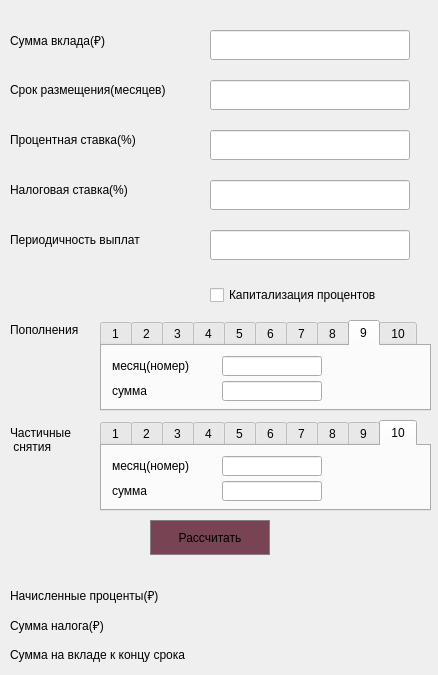
<?xml version="1.0" encoding="UTF-8"?>
<ui version="4.0">
 <class>Form_2</class>
 <widget class="QWidget" name="Form_2">
  <property name="geometry">
   <rect>
    <x>0</x>
    <y>0</y>
    <width>438</width>
    <height>675</height>
   </rect>
  </property>
  <property name="windowTitle">
   <string>Form</string>
  </property>
  <widget class="QLabel" name="label">
   <property name="geometry">
    <rect>
     <x>10</x>
     <y>20</y>
     <width>200</width>
     <height>40</height>
    </rect>
   </property>
   <property name="text">
    <string>Сумма вклада(₽)</string>
   </property>
  </widget>
  <widget class="QLabel" name="label_2">
   <property name="geometry">
    <rect>
     <x>10</x>
     <y>70</y>
     <width>200</width>
     <height>40</height>
    </rect>
   </property>
   <property name="text">
    <string>Срок размещения(месяцев)</string>
   </property>
  </widget>
  <widget class="QLabel" name="label_4">
   <property name="geometry">
    <rect>
     <x>10</x>
     <y>120</y>
     <width>200</width>
     <height>40</height>
    </rect>
   </property>
   <property name="text">
    <string>Процентная ставка(%)</string>
   </property>
  </widget>
  <widget class="QLabel" name="label_5">
   <property name="geometry">
    <rect>
     <x>10</x>
     <y>220</y>
     <width>200</width>
     <height>40</height>
    </rect>
   </property>
   <property name="text">
    <string>Периодичность выплат</string>
   </property>
  </widget>
  <widget class="QLabel" name="label_6">
   <property name="geometry">
    <rect>
     <x>10</x>
     <y>309</y>
     <width>81</width>
     <height>41</height>
    </rect>
   </property>
   <property name="text">
    <string>Пополнения</string>
   </property>
  </widget>
  <widget class="QLabel" name="label_7">
   <property name="geometry">
    <rect>
     <x>10</x>
     <y>420</y>
     <width>71</width>
     <height>40</height>
    </rect>
   </property>
   <property name="text">
    <string>Частичные
 снятия</string>
   </property>
  </widget>
  <widget class="QLabel" name="label_8">
   <property name="geometry">
    <rect>
     <x>10</x>
     <y>170</y>
     <width>200</width>
     <height>40</height>
    </rect>
   </property>
   <property name="text">
    <string>Налоговая ставка(%)</string>
   </property>
  </widget>
  <widget class="QLabel" name="label_3">
   <property name="geometry">
    <rect>
     <x>10</x>
     <y>580</y>
     <width>200</width>
     <height>30</height>
    </rect>
   </property>
   <property name="text">
    <string>Начисленные проценты(₽)</string>
   </property>
  </widget>
  <widget class="QLabel" name="label_10">
   <property name="geometry">
    <rect>
     <x>10</x>
     <y>610</y>
     <width>200</width>
     <height>30</height>
    </rect>
   </property>
   <property name="text">
    <string>Сумма налога(₽)</string>
   </property>
  </widget>
  <widget class="QLabel" name="label_11">
   <property name="geometry">
    <rect>
     <x>10</x>
     <y>640</y>
     <width>200</width>
     <height>30</height>
    </rect>
   </property>
   <property name="text">
    <string>Сумма на вкладе к концу срока</string>
   </property>
  </widget>
  <widget class="QLineEdit" name="lineEdit">
   <property name="geometry">
    <rect>
     <x>210</x>
     <y>30</y>
     <width>200</width>
     <height>30</height>
    </rect>
   </property>
  </widget>
  <widget class="QLineEdit" name="lineEdit_2">
   <property name="geometry">
    <rect>
     <x>210</x>
     <y>80</y>
     <width>200</width>
     <height>30</height>
    </rect>
   </property>
  </widget>
  <widget class="QLineEdit" name="lineEdit_3">
   <property name="geometry">
    <rect>
     <x>210</x>
     <y>130</y>
     <width>200</width>
     <height>30</height>
    </rect>
   </property>
  </widget>
  <widget class="QLineEdit" name="lineEdit_4">
   <property name="geometry">
    <rect>
     <x>210</x>
     <y>180</y>
     <width>200</width>
     <height>30</height>
    </rect>
   </property>
  </widget>
  <widget class="QLineEdit" name="lineEdit_5">
   <property name="geometry">
    <rect>
     <x>210</x>
     <y>230</y>
     <width>200</width>
     <height>30</height>
    </rect>
   </property>
  </widget>
  <widget class="QLabel" name="label_12">
   <property name="geometry">
    <rect>
     <x>220</x>
     <y>580</y>
     <width>200</width>
     <height>30</height>
    </rect>
   </property>
   <property name="text">
    <string/>
   </property>
  </widget>
  <widget class="QLabel" name="label_13">
   <property name="geometry">
    <rect>
     <x>220</x>
     <y>610</y>
     <width>200</width>
     <height>30</height>
    </rect>
   </property>
   <property name="text">
    <string/>
   </property>
  </widget>
  <widget class="QLabel" name="label_14">
   <property name="geometry">
    <rect>
     <x>220</x>
     <y>640</y>
     <width>200</width>
     <height>30</height>
    </rect>
   </property>
   <property name="text">
    <string/>
   </property>
  </widget>
  <widget class="QCheckBox" name="checkBox">
   <property name="geometry">
    <rect>
     <x>210</x>
     <y>280</y>
     <width>200</width>
     <height>30</height>
    </rect>
   </property>
   <property name="text">
    <string>Капитализация процентов</string>
   </property>
  </widget>
  <widget class="QPushButton" name="pushButton">
   <property name="geometry">
    <rect>
     <x>150</x>
     <y>520</y>
     <width>120</width>
     <height>35</height>
    </rect>
   </property>
   <property name="styleSheet">
    <string notr="true">QPushButton {
  background-color: rgb(120, 67, 83);
color: black;
  border: 1px solid gray;
}
QPushButton:pressed {
    background-color: qlineargradient(x1: 0, y1: 0, x2: 0, y2: 1,
                                      stop: 0 #BEBEBE, stop: 1 #D7D7D7);
}</string>
   </property>
   <property name="text">
    <string>Рассчитать</string>
   </property>
  </widget>
  <widget class="QTabWidget" name="tabWidget">
   <property name="geometry">
    <rect>
     <x>100</x>
     <y>320</y>
     <width>331</width>
     <height>91</height>
    </rect>
   </property>
   <property name="currentIndex">
    <number>8</number>
   </property>
   <widget class="QWidget" name="tab1">
    <property name="maximumSize">
     <size>
      <width>16777215</width>
      <height>16777215</height>
     </size>
    </property>
    <attribute name="title">
     <string>1</string>
    </attribute>
    <widget class="QLabel" name="label_r1_1">
     <property name="geometry">
      <rect>
       <x>10</x>
       <y>10</y>
       <width>100</width>
       <height>20</height>
      </rect>
     </property>
     <property name="text">
      <string>месяц(номер)</string>
     </property>
    </widget>
    <widget class="QLabel" name="label_r2_1">
     <property name="geometry">
      <rect>
       <x>10</x>
       <y>35</y>
       <width>100</width>
       <height>20</height>
      </rect>
     </property>
     <property name="text">
      <string>сумма</string>
     </property>
    </widget>
    <widget class="QLineEdit" name="lineEdit_r1_1">
     <property name="geometry">
      <rect>
       <x>120</x>
       <y>10</y>
       <width>100</width>
       <height>20</height>
      </rect>
     </property>
    </widget>
    <widget class="QLineEdit" name="lineEdit_r2_1">
     <property name="geometry">
      <rect>
       <x>120</x>
       <y>35</y>
       <width>100</width>
       <height>20</height>
      </rect>
     </property>
    </widget>
   </widget>
   <widget class="QWidget" name="tab2">
    <attribute name="title">
     <string>2</string>
    </attribute>
    <widget class="QLabel" name="label_r1_2">
     <property name="geometry">
      <rect>
       <x>10</x>
       <y>10</y>
       <width>100</width>
       <height>20</height>
      </rect>
     </property>
     <property name="text">
      <string>месяц(номер)</string>
     </property>
    </widget>
    <widget class="QLabel" name="label_r2_2">
     <property name="geometry">
      <rect>
       <x>10</x>
       <y>35</y>
       <width>100</width>
       <height>20</height>
      </rect>
     </property>
     <property name="text">
      <string>сумма</string>
     </property>
    </widget>
    <widget class="QLineEdit" name="lineEdit_r1_2">
     <property name="geometry">
      <rect>
       <x>120</x>
       <y>10</y>
       <width>100</width>
       <height>20</height>
      </rect>
     </property>
    </widget>
    <widget class="QLineEdit" name="lineEdit_r2_2">
     <property name="geometry">
      <rect>
       <x>120</x>
       <y>35</y>
       <width>100</width>
       <height>20</height>
      </rect>
     </property>
    </widget>
   </widget>
   <widget class="QWidget" name="tab3">
    <attribute name="title">
     <string>3</string>
    </attribute>
    <widget class="QLineEdit" name="lineEdit_r1_3">
     <property name="geometry">
      <rect>
       <x>120</x>
       <y>10</y>
       <width>100</width>
       <height>20</height>
      </rect>
     </property>
    </widget>
    <widget class="QLineEdit" name="lineEdit_r2_3">
     <property name="geometry">
      <rect>
       <x>120</x>
       <y>35</y>
       <width>100</width>
       <height>20</height>
      </rect>
     </property>
    </widget>
    <widget class="QLabel" name="label_r1_3">
     <property name="geometry">
      <rect>
       <x>10</x>
       <y>10</y>
       <width>100</width>
       <height>20</height>
      </rect>
     </property>
     <property name="text">
      <string>месяц(номер)</string>
     </property>
    </widget>
    <widget class="QLabel" name="label_r2_3">
     <property name="geometry">
      <rect>
       <x>10</x>
       <y>35</y>
       <width>100</width>
       <height>20</height>
      </rect>
     </property>
     <property name="text">
      <string>сумма</string>
     </property>
    </widget>
   </widget>
   <widget class="QWidget" name="tab4">
    <attribute name="title">
     <string>4</string>
    </attribute>
    <widget class="QLabel" name="label_r1_4">
     <property name="geometry">
      <rect>
       <x>10</x>
       <y>10</y>
       <width>100</width>
       <height>20</height>
      </rect>
     </property>
     <property name="text">
      <string>месяц(номер)</string>
     </property>
    </widget>
    <widget class="QLabel" name="label_r2_4">
     <property name="geometry">
      <rect>
       <x>10</x>
       <y>35</y>
       <width>100</width>
       <height>20</height>
      </rect>
     </property>
     <property name="text">
      <string>сумма</string>
     </property>
    </widget>
    <widget class="QLineEdit" name="lineEdit_r1_4">
     <property name="geometry">
      <rect>
       <x>120</x>
       <y>10</y>
       <width>100</width>
       <height>20</height>
      </rect>
     </property>
    </widget>
    <widget class="QLineEdit" name="lineEdit_r2_4">
     <property name="geometry">
      <rect>
       <x>120</x>
       <y>35</y>
       <width>100</width>
       <height>20</height>
      </rect>
     </property>
    </widget>
   </widget>
   <widget class="QWidget" name="tab5">
    <attribute name="title">
     <string>5</string>
    </attribute>
    <widget class="QLabel" name="label_r1_5">
     <property name="geometry">
      <rect>
       <x>10</x>
       <y>10</y>
       <width>100</width>
       <height>20</height>
      </rect>
     </property>
     <property name="text">
      <string>месяц(номер)</string>
     </property>
    </widget>
    <widget class="QLabel" name="label_r2_5">
     <property name="geometry">
      <rect>
       <x>10</x>
       <y>35</y>
       <width>100</width>
       <height>20</height>
      </rect>
     </property>
     <property name="text">
      <string>сумма</string>
     </property>
    </widget>
    <widget class="QLineEdit" name="lineEdit_r1_5">
     <property name="geometry">
      <rect>
       <x>120</x>
       <y>10</y>
       <width>100</width>
       <height>20</height>
      </rect>
     </property>
    </widget>
    <widget class="QLineEdit" name="lineEdit_r2_5">
     <property name="geometry">
      <rect>
       <x>120</x>
       <y>35</y>
       <width>100</width>
       <height>20</height>
      </rect>
     </property>
    </widget>
   </widget>
   <widget class="QWidget" name="tab6">
    <attribute name="title">
     <string>6</string>
    </attribute>
    <widget class="QLabel" name="label_r1_6">
     <property name="geometry">
      <rect>
       <x>10</x>
       <y>10</y>
       <width>100</width>
       <height>20</height>
      </rect>
     </property>
     <property name="text">
      <string>месяц(номер)</string>
     </property>
    </widget>
    <widget class="QLabel" name="label_r2_6">
     <property name="geometry">
      <rect>
       <x>10</x>
       <y>35</y>
       <width>100</width>
       <height>20</height>
      </rect>
     </property>
     <property name="text">
      <string>сумма</string>
     </property>
    </widget>
    <widget class="QLineEdit" name="lineEdit_r1_6">
     <property name="geometry">
      <rect>
       <x>120</x>
       <y>10</y>
       <width>100</width>
       <height>20</height>
      </rect>
     </property>
    </widget>
    <widget class="QLineEdit" name="lineEdit_r2_6">
     <property name="geometry">
      <rect>
       <x>120</x>
       <y>35</y>
       <width>100</width>
       <height>20</height>
      </rect>
     </property>
    </widget>
   </widget>
   <widget class="QWidget" name="tab7">
    <attribute name="title">
     <string>7</string>
    </attribute>
    <widget class="QLabel" name="label_r1_7">
     <property name="geometry">
      <rect>
       <x>10</x>
       <y>10</y>
       <width>100</width>
       <height>20</height>
      </rect>
     </property>
     <property name="text">
      <string>месяц(номер)</string>
     </property>
    </widget>
    <widget class="QLabel" name="label_r2_7">
     <property name="geometry">
      <rect>
       <x>10</x>
       <y>35</y>
       <width>100</width>
       <height>20</height>
      </rect>
     </property>
     <property name="text">
      <string>сумма</string>
     </property>
    </widget>
    <widget class="QLineEdit" name="lineEdit_r1_7">
     <property name="geometry">
      <rect>
       <x>120</x>
       <y>10</y>
       <width>100</width>
       <height>20</height>
      </rect>
     </property>
    </widget>
    <widget class="QLineEdit" name="lineEdit_r2_7">
     <property name="geometry">
      <rect>
       <x>120</x>
       <y>35</y>
       <width>100</width>
       <height>20</height>
      </rect>
     </property>
    </widget>
   </widget>
   <widget class="QWidget" name="tab8">
    <attribute name="title">
     <string>8</string>
    </attribute>
    <widget class="QLineEdit" name="lineEdit_r1_8">
     <property name="geometry">
      <rect>
       <x>120</x>
       <y>10</y>
       <width>100</width>
       <height>20</height>
      </rect>
     </property>
    </widget>
    <widget class="QLineEdit" name="lineEdit_r2_8">
     <property name="geometry">
      <rect>
       <x>120</x>
       <y>35</y>
       <width>100</width>
       <height>20</height>
      </rect>
     </property>
    </widget>
    <widget class="QLabel" name="label_r1_8">
     <property name="geometry">
      <rect>
       <x>10</x>
       <y>10</y>
       <width>100</width>
       <height>20</height>
      </rect>
     </property>
     <property name="text">
      <string>месяц(номер)</string>
     </property>
    </widget>
    <widget class="QLabel" name="label_r2_8">
     <property name="geometry">
      <rect>
       <x>10</x>
       <y>35</y>
       <width>100</width>
       <height>20</height>
      </rect>
     </property>
     <property name="text">
      <string>сумма</string>
     </property>
    </widget>
   </widget>
   <widget class="QWidget" name="tab9">
    <attribute name="title">
     <string>9</string>
    </attribute>
    <widget class="QLabel" name="label_r1_9">
     <property name="geometry">
      <rect>
       <x>10</x>
       <y>10</y>
       <width>100</width>
       <height>20</height>
      </rect>
     </property>
     <property name="text">
      <string>месяц(номер)</string>
     </property>
    </widget>
    <widget class="QLabel" name="label_r2_9">
     <property name="geometry">
      <rect>
       <x>10</x>
       <y>35</y>
       <width>100</width>
       <height>20</height>
      </rect>
     </property>
     <property name="text">
      <string>сумма</string>
     </property>
    </widget>
    <widget class="QLineEdit" name="lineEdit_r1_9">
     <property name="geometry">
      <rect>
       <x>120</x>
       <y>10</y>
       <width>100</width>
       <height>20</height>
      </rect>
     </property>
    </widget>
    <widget class="QLineEdit" name="lineEdit_r2_9">
     <property name="geometry">
      <rect>
       <x>120</x>
       <y>35</y>
       <width>100</width>
       <height>20</height>
      </rect>
     </property>
    </widget>
   </widget>
   <widget class="QWidget" name="tab10">
    <attribute name="title">
     <string>10</string>
    </attribute>
    <widget class="QLabel" name="label_r1_10">
     <property name="geometry">
      <rect>
       <x>10</x>
       <y>10</y>
       <width>100</width>
       <height>20</height>
      </rect>
     </property>
     <property name="text">
      <string>месяц(номер)</string>
     </property>
    </widget>
    <widget class="QLabel" name="label_r2_10">
     <property name="geometry">
      <rect>
       <x>10</x>
       <y>35</y>
       <width>100</width>
       <height>20</height>
      </rect>
     </property>
     <property name="text">
      <string>сумма</string>
     </property>
    </widget>
    <widget class="QLineEdit" name="lineEdit_r1_10">
     <property name="geometry">
      <rect>
       <x>120</x>
       <y>10</y>
       <width>100</width>
       <height>20</height>
      </rect>
     </property>
    </widget>
    <widget class="QLineEdit" name="lineEdit_r2_10">
     <property name="geometry">
      <rect>
       <x>120</x>
       <y>35</y>
       <width>100</width>
       <height>20</height>
      </rect>
     </property>
    </widget>
   </widget>
  </widget>
  <widget class="QTabWidget" name="tabWidget_2">
   <property name="geometry">
    <rect>
     <x>100</x>
     <y>420</y>
     <width>331</width>
     <height>91</height>
    </rect>
   </property>
   <property name="currentIndex">
    <number>9</number>
   </property>
   <widget class="QWidget" name="tab1_2">
    <property name="maximumSize">
     <size>
      <width>16777215</width>
      <height>16777215</height>
     </size>
    </property>
    <attribute name="title">
     <string>1</string>
    </attribute>
    <widget class="QLineEdit" name="lineEdit_w1_1">
     <property name="geometry">
      <rect>
       <x>120</x>
       <y>10</y>
       <width>100</width>
       <height>20</height>
      </rect>
     </property>
    </widget>
    <widget class="QLineEdit" name="lineEdit_w2_1">
     <property name="geometry">
      <rect>
       <x>120</x>
       <y>35</y>
       <width>100</width>
       <height>20</height>
      </rect>
     </property>
    </widget>
    <widget class="QLabel" name="label_w1_1">
     <property name="geometry">
      <rect>
       <x>10</x>
       <y>10</y>
       <width>100</width>
       <height>20</height>
      </rect>
     </property>
     <property name="text">
      <string>месяц(номер)</string>
     </property>
    </widget>
    <widget class="QLabel" name="label_w2_1">
     <property name="geometry">
      <rect>
       <x>10</x>
       <y>35</y>
       <width>100</width>
       <height>20</height>
      </rect>
     </property>
     <property name="text">
      <string>сумма</string>
     </property>
    </widget>
   </widget>
   <widget class="QWidget" name="tab2_2">
    <attribute name="title">
     <string>2</string>
    </attribute>
    <widget class="QLabel" name="label_w1_2">
     <property name="geometry">
      <rect>
       <x>10</x>
       <y>10</y>
       <width>100</width>
       <height>20</height>
      </rect>
     </property>
     <property name="text">
      <string>месяц(номер)</string>
     </property>
    </widget>
    <widget class="QLabel" name="label_w2_2">
     <property name="geometry">
      <rect>
       <x>10</x>
       <y>35</y>
       <width>100</width>
       <height>20</height>
      </rect>
     </property>
     <property name="text">
      <string>сумма</string>
     </property>
    </widget>
    <widget class="QLineEdit" name="lineEdit_w1_2">
     <property name="geometry">
      <rect>
       <x>120</x>
       <y>10</y>
       <width>100</width>
       <height>20</height>
      </rect>
     </property>
    </widget>
    <widget class="QLineEdit" name="lineEdit_w2_2">
     <property name="geometry">
      <rect>
       <x>120</x>
       <y>35</y>
       <width>100</width>
       <height>20</height>
      </rect>
     </property>
    </widget>
   </widget>
   <widget class="QWidget" name="tab3_2">
    <attribute name="title">
     <string>3</string>
    </attribute>
    <widget class="QLineEdit" name="lineEdit_w1_3">
     <property name="geometry">
      <rect>
       <x>120</x>
       <y>10</y>
       <width>100</width>
       <height>20</height>
      </rect>
     </property>
    </widget>
    <widget class="QLineEdit" name="lineEdit_w2_3">
     <property name="geometry">
      <rect>
       <x>120</x>
       <y>35</y>
       <width>100</width>
       <height>20</height>
      </rect>
     </property>
    </widget>
    <widget class="QLabel" name="label_w1_3">
     <property name="geometry">
      <rect>
       <x>10</x>
       <y>10</y>
       <width>100</width>
       <height>20</height>
      </rect>
     </property>
     <property name="text">
      <string>месяц(номер)</string>
     </property>
    </widget>
    <widget class="QLabel" name="label_w2_3">
     <property name="geometry">
      <rect>
       <x>10</x>
       <y>35</y>
       <width>100</width>
       <height>20</height>
      </rect>
     </property>
     <property name="text">
      <string>сумма</string>
     </property>
    </widget>
   </widget>
   <widget class="QWidget" name="tab4_2">
    <attribute name="title">
     <string>4</string>
    </attribute>
    <widget class="QLabel" name="label_w1_4">
     <property name="geometry">
      <rect>
       <x>10</x>
       <y>10</y>
       <width>100</width>
       <height>20</height>
      </rect>
     </property>
     <property name="text">
      <string>месяц(номер)</string>
     </property>
    </widget>
    <widget class="QLabel" name="label_w2_4">
     <property name="geometry">
      <rect>
       <x>10</x>
       <y>35</y>
       <width>100</width>
       <height>20</height>
      </rect>
     </property>
     <property name="text">
      <string>сумма</string>
     </property>
    </widget>
    <widget class="QLineEdit" name="lineEdit_w1_4">
     <property name="geometry">
      <rect>
       <x>120</x>
       <y>10</y>
       <width>100</width>
       <height>20</height>
      </rect>
     </property>
    </widget>
    <widget class="QLineEdit" name="lineEdit_w2_4">
     <property name="geometry">
      <rect>
       <x>120</x>
       <y>35</y>
       <width>100</width>
       <height>20</height>
      </rect>
     </property>
    </widget>
   </widget>
   <widget class="QWidget" name="tab5_2">
    <attribute name="title">
     <string>5</string>
    </attribute>
    <widget class="QLabel" name="label_w1_5">
     <property name="geometry">
      <rect>
       <x>10</x>
       <y>10</y>
       <width>100</width>
       <height>20</height>
      </rect>
     </property>
     <property name="text">
      <string>месяц(номер)</string>
     </property>
    </widget>
    <widget class="QLabel" name="label_w2_5">
     <property name="geometry">
      <rect>
       <x>10</x>
       <y>35</y>
       <width>100</width>
       <height>20</height>
      </rect>
     </property>
     <property name="text">
      <string>сумма</string>
     </property>
    </widget>
    <widget class="QLineEdit" name="lineEdit_w1_5">
     <property name="geometry">
      <rect>
       <x>120</x>
       <y>10</y>
       <width>100</width>
       <height>20</height>
      </rect>
     </property>
    </widget>
    <widget class="QLineEdit" name="lineEdit_w2_5">
     <property name="geometry">
      <rect>
       <x>120</x>
       <y>35</y>
       <width>100</width>
       <height>20</height>
      </rect>
     </property>
    </widget>
   </widget>
   <widget class="QWidget" name="tab6_2">
    <attribute name="title">
     <string>6</string>
    </attribute>
    <widget class="QLineEdit" name="lineEdit_w1_6">
     <property name="geometry">
      <rect>
       <x>120</x>
       <y>10</y>
       <width>100</width>
       <height>20</height>
      </rect>
     </property>
    </widget>
    <widget class="QLineEdit" name="lineEdit_w2_6">
     <property name="geometry">
      <rect>
       <x>120</x>
       <y>35</y>
       <width>100</width>
       <height>20</height>
      </rect>
     </property>
    </widget>
    <widget class="QLabel" name="label_w1_6">
     <property name="geometry">
      <rect>
       <x>10</x>
       <y>10</y>
       <width>100</width>
       <height>20</height>
      </rect>
     </property>
     <property name="text">
      <string>месяц(номер)</string>
     </property>
    </widget>
    <widget class="QLabel" name="label_w2_6">
     <property name="geometry">
      <rect>
       <x>10</x>
       <y>35</y>
       <width>100</width>
       <height>20</height>
      </rect>
     </property>
     <property name="text">
      <string>сумма</string>
     </property>
    </widget>
   </widget>
   <widget class="QWidget" name="tab7_2">
    <attribute name="title">
     <string>7</string>
    </attribute>
    <widget class="QLabel" name="label_w1_7">
     <property name="geometry">
      <rect>
       <x>10</x>
       <y>10</y>
       <width>100</width>
       <height>20</height>
      </rect>
     </property>
     <property name="text">
      <string>месяц(номер)</string>
     </property>
    </widget>
    <widget class="QLabel" name="label_w2_7">
     <property name="geometry">
      <rect>
       <x>10</x>
       <y>35</y>
       <width>100</width>
       <height>20</height>
      </rect>
     </property>
     <property name="text">
      <string>сумма</string>
     </property>
    </widget>
    <widget class="QLineEdit" name="lineEdit_w1_7">
     <property name="geometry">
      <rect>
       <x>120</x>
       <y>10</y>
       <width>100</width>
       <height>20</height>
      </rect>
     </property>
    </widget>
    <widget class="QLineEdit" name="lineEdit_w2_7">
     <property name="geometry">
      <rect>
       <x>120</x>
       <y>35</y>
       <width>100</width>
       <height>20</height>
      </rect>
     </property>
    </widget>
   </widget>
   <widget class="QWidget" name="tab8_2">
    <attribute name="title">
     <string>8</string>
    </attribute>
    <widget class="QLineEdit" name="lineEdit_w1_8">
     <property name="geometry">
      <rect>
       <x>120</x>
       <y>10</y>
       <width>100</width>
       <height>20</height>
      </rect>
     </property>
    </widget>
    <widget class="QLineEdit" name="lineEdit_w2_8">
     <property name="geometry">
      <rect>
       <x>120</x>
       <y>35</y>
       <width>100</width>
       <height>20</height>
      </rect>
     </property>
    </widget>
    <widget class="QLabel" name="label_w1_8">
     <property name="geometry">
      <rect>
       <x>10</x>
       <y>10</y>
       <width>100</width>
       <height>20</height>
      </rect>
     </property>
     <property name="text">
      <string>месяц(номер)</string>
     </property>
    </widget>
    <widget class="QLabel" name="label_w2_8">
     <property name="geometry">
      <rect>
       <x>10</x>
       <y>35</y>
       <width>100</width>
       <height>20</height>
      </rect>
     </property>
     <property name="text">
      <string>сумма</string>
     </property>
    </widget>
   </widget>
   <widget class="QWidget" name="tab9_2">
    <attribute name="title">
     <string>9</string>
    </attribute>
    <widget class="QLabel" name="label_w1_9">
     <property name="geometry">
      <rect>
       <x>10</x>
       <y>10</y>
       <width>100</width>
       <height>20</height>
      </rect>
     </property>
     <property name="text">
      <string>месяц(номер)</string>
     </property>
    </widget>
    <widget class="QLabel" name="label_w2_9">
     <property name="geometry">
      <rect>
       <x>10</x>
       <y>35</y>
       <width>100</width>
       <height>20</height>
      </rect>
     </property>
     <property name="text">
      <string>сумма</string>
     </property>
    </widget>
    <widget class="QLineEdit" name="lineEdit_w1_9">
     <property name="geometry">
      <rect>
       <x>120</x>
       <y>10</y>
       <width>100</width>
       <height>20</height>
      </rect>
     </property>
    </widget>
    <widget class="QLineEdit" name="lineEdit_w2_9">
     <property name="geometry">
      <rect>
       <x>120</x>
       <y>35</y>
       <width>100</width>
       <height>20</height>
      </rect>
     </property>
    </widget>
   </widget>
   <widget class="QWidget" name="tab10_2">
    <attribute name="title">
     <string>10</string>
    </attribute>
    <widget class="QLabel" name="label_w1_10">
     <property name="geometry">
      <rect>
       <x>10</x>
       <y>10</y>
       <width>100</width>
       <height>20</height>
      </rect>
     </property>
     <property name="text">
      <string>месяц(номер)</string>
     </property>
    </widget>
    <widget class="QLabel" name="label_w2_10">
     <property name="geometry">
      <rect>
       <x>10</x>
       <y>35</y>
       <width>100</width>
       <height>20</height>
      </rect>
     </property>
     <property name="text">
      <string>сумма</string>
     </property>
    </widget>
    <widget class="QLineEdit" name="lineEdit_w1_10">
     <property name="geometry">
      <rect>
       <x>120</x>
       <y>10</y>
       <width>100</width>
       <height>20</height>
      </rect>
     </property>
    </widget>
    <widget class="QLineEdit" name="lineEdit_w2_10">
     <property name="geometry">
      <rect>
       <x>120</x>
       <y>35</y>
       <width>100</width>
       <height>20</height>
      </rect>
     </property>
    </widget>
   </widget>
  </widget>
 </widget>
 <resources/>
 <connections/>
</ui>
